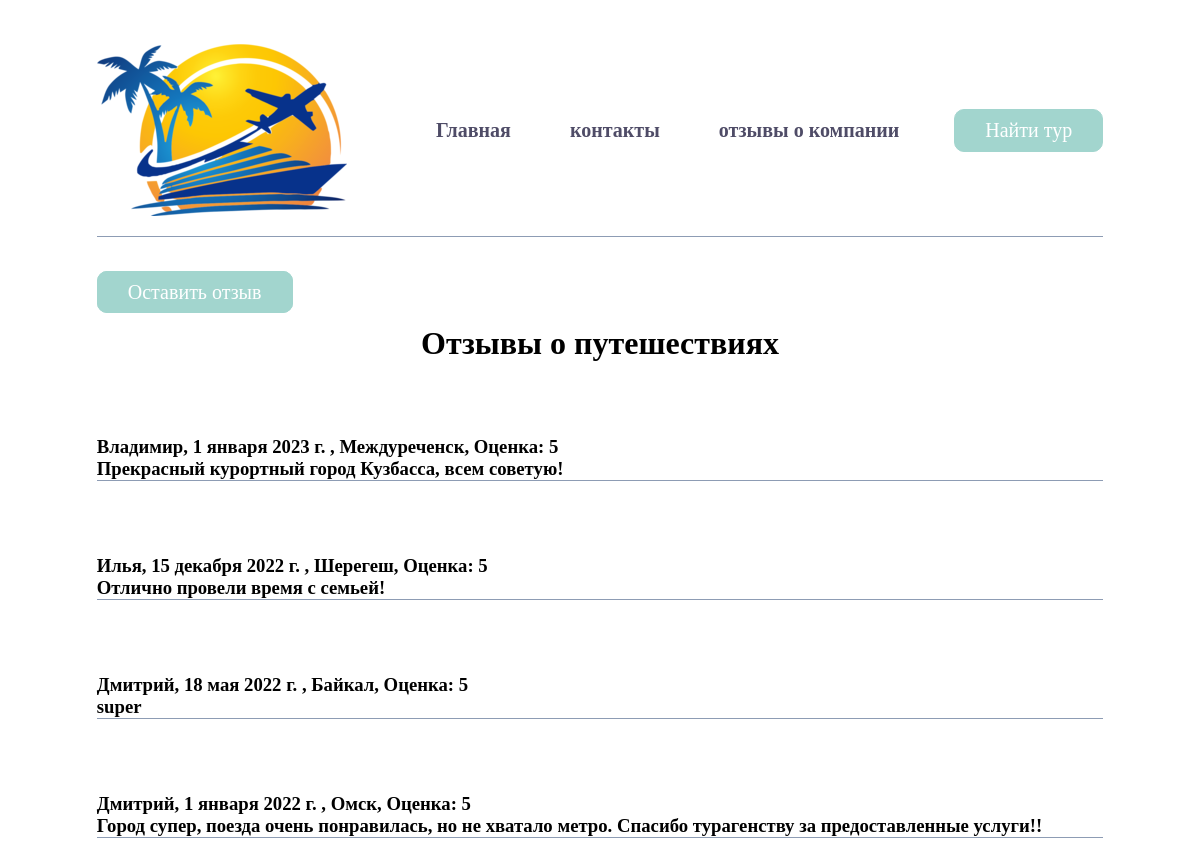
The app's page /reviews/ with its own data.
### reviews/models.py (models this page shows, shortened)
class FeedBack(models.Model):
    Name = models.CharField('Имя клиента', max_length=50)
    Place = models.CharField('Место путешествия', max_length=50)
    full_text = models.TextField('Отзыв')
    date = models.DateField('Дата путешествия')
    score = models.IntegerField('Оценка', validators=[MinValueValidator(0), MaxValueValidator(5)])
    class Meta:
        verbose_name = 'Отзыв'
        verbose_name_plural = 'Отзывы'

### reviews/views.py (the view)
# urls.py: path('', views.reviews_home, name='reviews_home'),
def reviews_home(request):
    reviews = FeedBack.objects.order_by('-date')
    return render(request, 'reviews.html', {'reviews': reviews})

### templates/reviews.html
{% extends 'base.html' %}
{% block content %}
    <div class = "features">
        <a href="{%url 'create' %}" class="review_green">Оставить отзыв</a>
        <h1> Отзывы о путешествиях </h1>
        {%if reviews%}
            {%for el in reviews%}
                <div class = "alert alert-warning">
                    <h3>{{el.Name}}, {{el.date}} , {{el.Place}}, Оценка: {{el.score}} <br>
                    <n> {{el.full_text}} </n>
                    </h3>
                </div>
            {%endfor%}
        {%else%}
        <p>Еще нет отзывов, будьте первым!</p>
        {%endif%}
    </div>
{%endblock%}

### templates/base.html
<head>
    {% load static %}
<link rel="stylesheet" href="{% static 'css/style.css' %}">
</head>
<body>
<header>
    <a href="{% url 'home_page' %}" class="logo"><img src="{%static 'media/img.png' %}" ></a>
    <div class = "right_header">
        <ul class="menu_top">
           <li> <a href="{% url 'home_page' %}">Главная</a></li>
            <li><a href="{% url 'contacts' %}">контакты</a> </li>
            <li><a href="{%url 'reviews_home'%}">отзывы о компании</a> </li>
        </ul>
        <div class="btns">
            <a href="{%url 'tours_home' %}" class="btn_green">Найти тур</a>
        </div>
    </div>
</header>
{% block content %} {%endblock%}
</body>

### static/css/style.css (style rules this page uses)
header { margin: 44px auto; max-width:85%; display: flex; align-items: center; padding-bottom: 20px; border-bottom: 1px solid rgba(52,79,121,.56); justify-content: space-between; }
.logo { max-width: 250px; }
.right_header { display: -webkit-flex; display: -ms-flex; display: flex; align-items: center; }
.menu_top { list-style-type: none; }
.menu_top li { display: inline-block; margin-right: 55px; }
.menu_top li a { display: block; text-decoration: none; color: #4f4C67; font-size: 20px; font-weight: 650; -webkit-transition: color .4s ease; -o-transition: color .4s ease; transition: color .4s ease; }
.btns { display: -webkit-flex; display: -ms-flex; display: flex; align-items:center; }
.btns >a { border-radius: 10px; text-decoration: none; -webkit-transition: all .4s ease; -o-transition: all .4s ease ; transition: all .4s ease; }
.btn_green { color: #fff; font-size: 20px; font-weight: 500; border: 1px solid #A2D5CE; padding: 9px 30px; background-color: #A2D5CE; }
.features h1 { text-align: center }
.features h3 { max-width:85%; padding-top: 30px; margin: 44px auto; border-bottom: 1px solid rgba(52,79,121,.56); }
.review_green { color: #fff; font-size: 20px; font-weight: 500; border: 1px solid #A2D5CE; margin-left: 7.5%; padding: 9px 30px; background-color: #A2D5CE; border-radius: 10px; text-decoration: none; -webkit-transition: all .4s ease; -o-transition: all .4s ease ; transition: all .4s ease; }

### records on screen
FeedBack: Name "Владимир", date "1 января 2023 г.", Place "Междуреченск", score "5", full_text "Прекрасный курортный город Кузбасса, всем советую!"
FeedBack: Name "Илья", date "15 декабря 2022 г.", Place "Шерегеш", score "5", full_text "Отлично провели время с семьей!"
FeedBack: Name "Дмитрий", date "18 мая 2022 г.", Place "Байкал", score "5", full_text "super"
FeedBack: Name "Дмитрий", date "1 января 2022 г.", Place "Омск", score "5", full_text "Город супер, поезда очень понравилась, но не хватало метро. Спасибо турагенству за предоставленные услуги!!"
